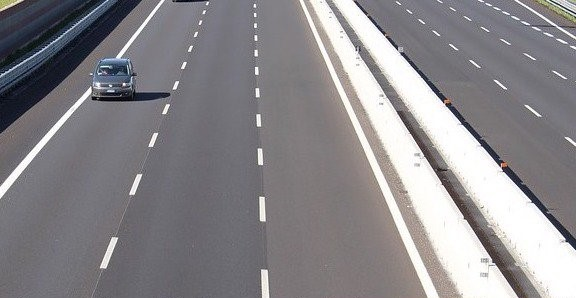
#> input picture line.jpg, 576 x 298 px
$ python pruebas.py
#> lines starting #> are read from the running program, lines starting #| are printed output that depends on the picture; after the words box and inside, x2 and y2 are one past the last pixel; in counts of white or black regions, pixels touching at a corner belong together
import cv2
import numpy as np
# Read image
img = cv2.imread('line.jpg', cv2.IMREAD_COLOR) # road.png is the filename
#> img is the input picture: shape (298, 576, 3); mean B, G, R 138, 134.5, 136.9
# Convert the image to gray-scale
gray = cv2.cvtColor(img, cv2.COLOR_BGR2GRAY)
# Find the edges in the image using canny detector
edges = cv2.Canny(gray, 50, 200)
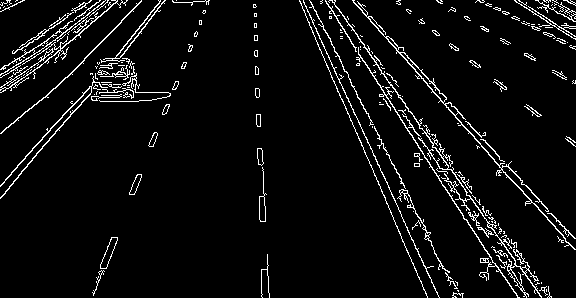
#> edges: shape (298, 576); 5.4% white in thin lines or dots
# Detect points that form a line
minLineLength = 1000
maxLineGap = 10
lines = cv2.HoughLinesP(edges,1,np.pi/180,50,minLineLength,maxLineGap)
#> lines = 90 rows, first 6: [431, 166, 439, 178], [349, 24, 360, 39], [332, 0, 341, 13], [352, 0, 432, 89], [391, 84, 399, 95], [358, 53, 405, 125]
# lines = cv2.HoughLinesP(edges, 1, np.pi/180, minLineLength=10, maxLineGap=250)
# Draw lines on the image
for line in lines:
    x1, y1, x2, y2 = line[0]
    cv2.line(img, (x1, y1), (x2, y2), (255, 0, 0), 3)
#> this loop made 90 passes
#> (x1, y1, x2, y2) on passes 1 to 12: (431, 166, 439, 178), (349, 24, 360, 39), (332, 0, 341, 13), (352, 0, 432, 89), (391, 84, 399, 95), (358, 53, 405, 125), (380, 169, 386, 182), (455, 175, 467, 192), (508, 166, 522, 181), (34, 156, 60, 126), (509, 177, 537, 207), (0, 186, 17, 167)
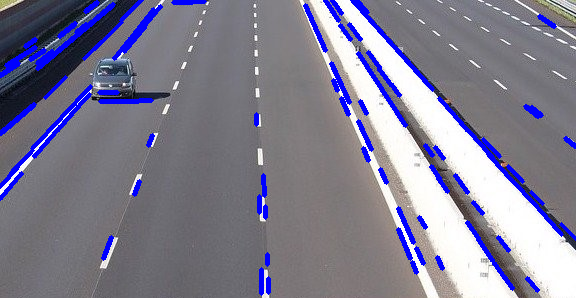
#> img: shape (298, 576, 3); 6.5% of pixels changed, all inside (x1, y1, x2, y2) = (0, 0, 576, 296)
# Show result


def mostar(message, img):
#> called with message = 'Result Image'
    while True:
        cv2.imshow(message, img)
        if cv2.waitKey(1) & 0xFF == ord('\r'): #save on pressing 'y'
#> (key Esc is pressed here)
            cv2.destroyAllWindows()
            break


mostar("Result Image", img)
